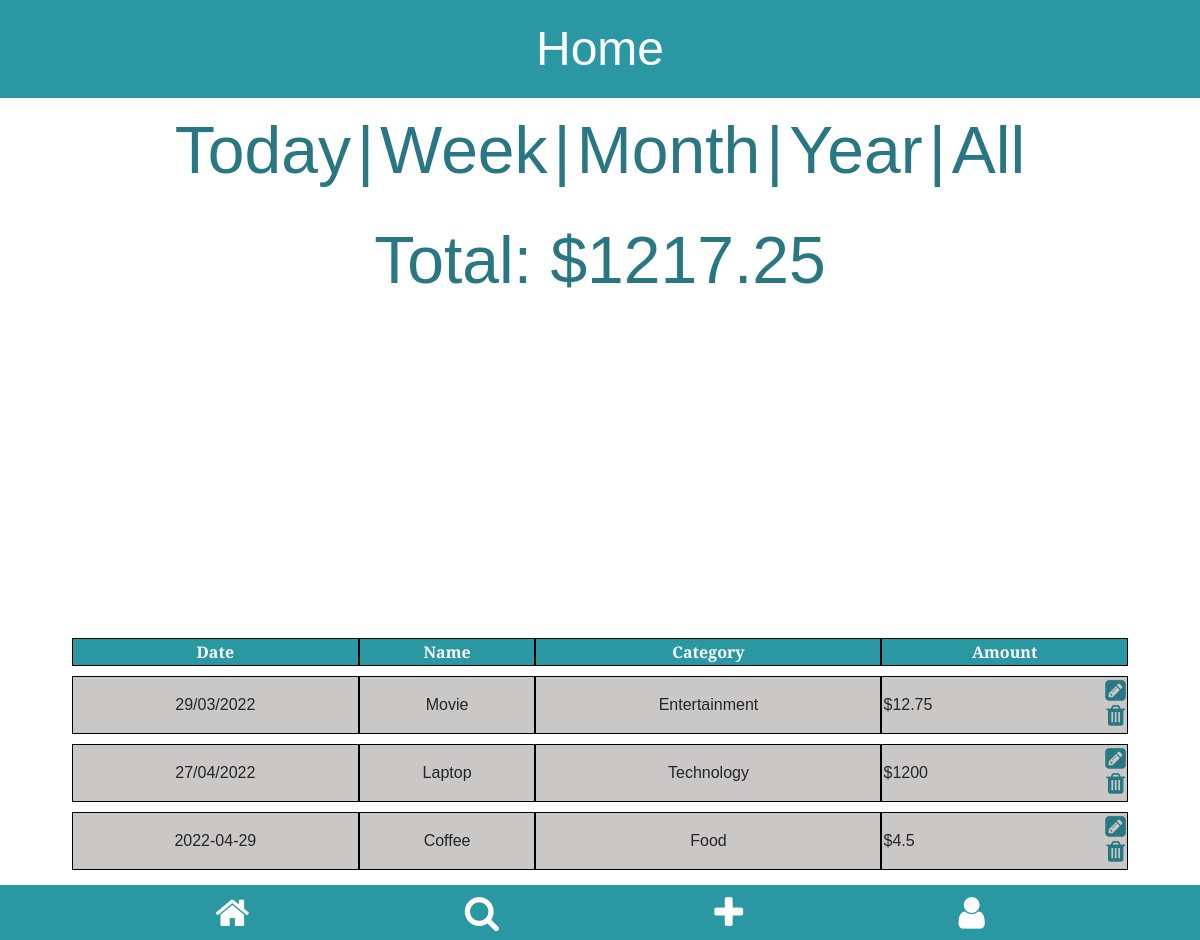
/home (signed in), run on an earlier commit of the app's database.
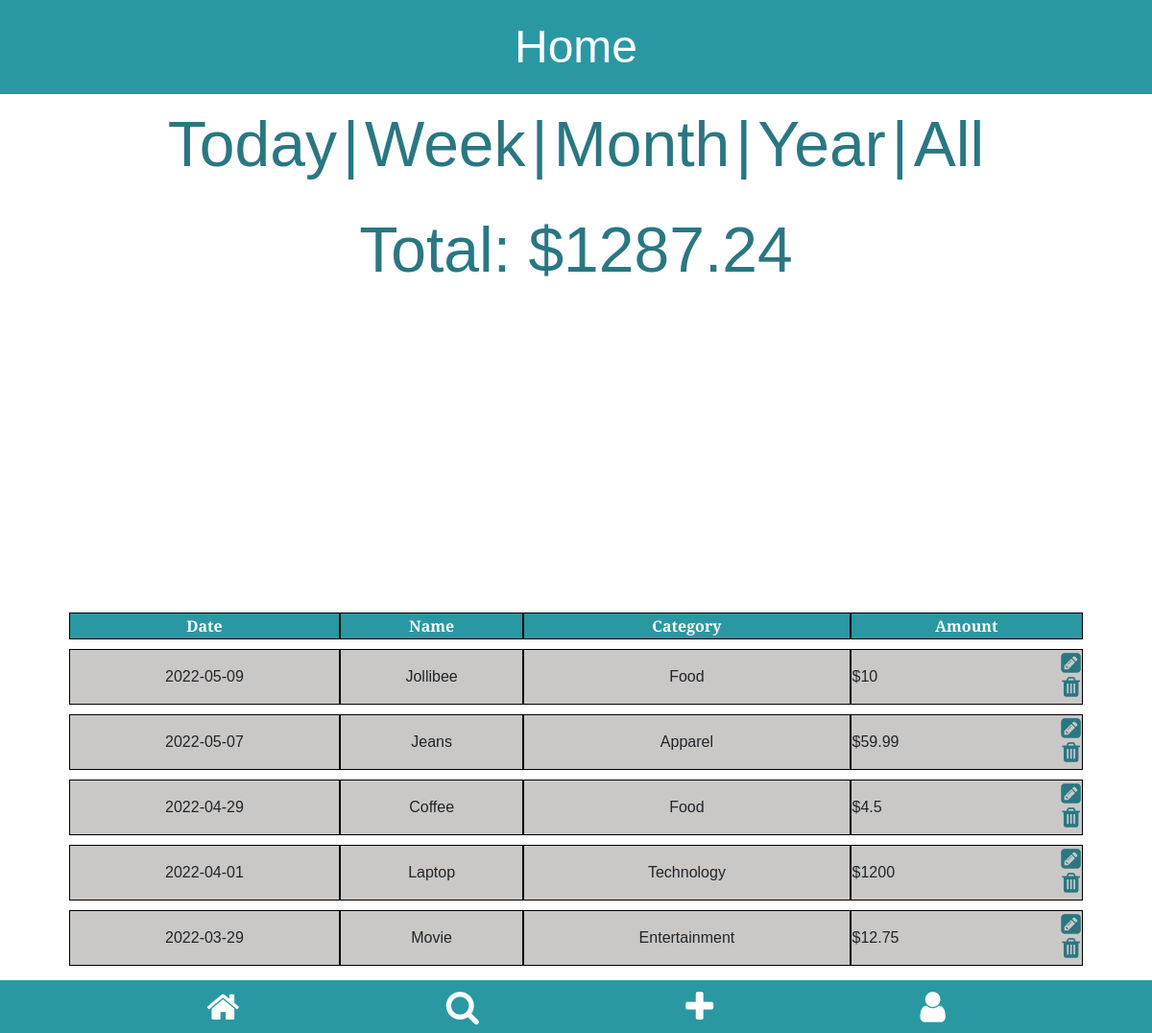
And on a later commit of the database.
### tables this page shows
CREATE TABLE expenses (
                                    id integer PRIMARY KEY,
                                    user_id integer NOT NULL,
                                    name text NOT NULL,
                                    date numeric NOT NULL,
                                    category text NOT NULL,
                                    amount numberic NOT NULL,
                                    FOREIGN KEY (user_id) REFERENCES users (id)
                                );

### app.py (the view, shortened to what this page needs)
@app.route("/home", methods=["GET", "POST"])
def homepage():
    if "uid" not in session:
        flash("You must be logged in to view this page",  category="alert-warning")
        return redirect(url_for("login"))
    try:
        conn = create_connection("database.db")
        tuple_expenses = select_expenses_by_uid(conn, session["uid"])
        pie_data = get_pie_data(conn, session["uid"], "all")
        total_expense = get_total_expenses(conn, session["uid"])
    finally:
        conn.close()
    user_expenses = sorted([data_to_dict(each_expense) for each_expense in tuple_expenses],
                           key=lambda d: d["date"], reverse=True)
    return (
        render_template(
            "home.html",
            user_expenses=user_expenses,
            total_expense=str(total_expense),
            data=pie_data,
        ),
        200,
    )

### modules/app_helper_module.py (called while the page is built)
def data_to_dict(data_tup: tuple) -> dict:
    return {
        "name": data_tup[2],
        "date": data_tup[3],
        "category": data_tup[4],
        "amount": data_tup[5],
        "eid": data_tup[0],
    }

### modules/expense_module.py (called while the page is built)
def select_expenses_by_uid(conn, uid: int) -> list:
    cur = conn.cursor()
    cur.execute("SELECT * FROM expenses WHERE user_id=?", (uid,))
    return cur.fetchall()

def get_total_expenses_by_category(conn, uid: int, category: str) -> int:
    cur = conn.cursor()
    cur.execute(
        "SELECT amount FROM expenses WHERE user_id=? AND category=?",
        (
            uid,
            category,
        ),
    )
    total = 0
    for row in cur.fetchall():
        total += row[0]
    return total

def get_total_expenses(conn, uid: int) -> int:
    cur = conn.cursor()
    cur.execute("SELECT amount FROM expenses WHERE user_id=?", (uid,))
    total = 0
    for row in cur.fetchall():
        total += row[0]
    return float("{:.2f}".format(round(total, 2)))

def get_user_categories(conn, uid: int) -> list:
    cur = conn.cursor()
    cur.execute("SELECT category FROM expenses WHERE user_id=?", (uid,))
    cat = set(cur)
    categories = []
    if cat:
        for c in cat:
            categories.append(c[0])
    return sorted(categories)

### sql_db.py (called while the page is built)
def create_connection(db_file):
    conn = None
    try:
        conn = sqlite3.connect(db_file)
        return conn
    except Error as e:
        print(e)
    return conn

### templates/home.html (shortened to what this page needs)
{% extends 'app.html' %}
{% block css_linking %}
<link href="/static/home.css" rel="stylesheet"> {% endblock %}
{% block heading1 %} Home {% endblock %}
{% block main_content %}
<section class="filter-tabs" style="font-size: 5.5vw;">
    <form action="/home/today" method="post">
        <button type="submit" class="filter-btn">Today</button>|
    </form>
    <form action="/home/week" method="post">
        <button type="submit" class="filter-btn">Week</button>|
    </form>
    <form action="/home/month" method="post">
        <button type="submit" class="filter-btn">Month</button>|
    </form>
    <form action="/home/year" method="post">
        <button type="submit" class="filter-btn">Year</button>|
    </form>
    <form action="/home" method="post">
        <button type="submit" class="filter-btn">All</button>
    </form>
</section>
<section class="total-expense" style="font-size: 5.5vw;">
    <p>Total: ${{ total_expense }}</p>
</section>
<section class="pie-chart-display">
    <div style="width: 100%; overflow: hidden;">
        <div id="piechart_3d" style="width: 100vw; height: 17rem; overflow: hidden;"></div>
    </div>
</section>
<section class="expense-cards">
    <table class="sortable" style="width: 88vw">
        {% if user_expenses|length > 0 %}
        <thead>
            <tr>
                <th>Date</th>
                <th>Name</th>
                <th>Category</th>
                <th>Amount</th>
            </tr>
        </thead>
        {% endif %}
        <tbody>
            {% for user_expense in user_expenses %}
            <tr>
                <td>
                    {{ user_expense.date }}
                </td>
                <td>
                    {{ user_expense.name }}
                </td>
                <td>
                    {{ user_expense.category }}
                </td>
                <td class="expense-amount">
                    ${{ user_expense.amount }}
                    <div class="home-icons">
                        <span id="{{ user_expense.eid }}">
                            <a href="{{ url_for('get_expense', eid=user_expense.eid) }}">
                                <i class="fa fa-pencil-square" aria-hidden="true"></i>
                            </a>
                        </span>
                        <form action="/home" method="POST">
                            <button type="submit" class="btn"><i class="fa fa-trash" aria-hidden="true"></i></button>
                        </form>
                    </div>
                </td>
            </tr>
            {% endfor %}
        </tbody>
    </table>
</section>
{% endblock %}

### templates/app.html (shortened to what this page needs)
<!DOCTYPE html>
<html lang="en">
<head>
    <link href="https://maxcdn.bootstrapcdn.com/font-awesome/4.7.0/css/font-awesome.min.css" rel="stylesheet">
    <link href="https://cdn.jsdelivr.net/npm/bootstrap@5.1.3/dist/css/bootstrap.min.css" rel="stylesheet"
>
    <link href="/static/app.css" rel="stylesheet">
    {% block css_linking %} {% endblock %}
</head>
<body>
    <header>
        <h1>{% block heading1 %} {% endblock %}</h1>
    </header>
    <main>
        {% block main_content %} {% endblock %}
    </main>
    <footer>
        <nav>
            <span class="icons" id="go-home"><a href="{{ url_for('homepage') }}"><i class="fa fa-home"
                        aria-hidden="true"></i></a></span>
            <span class="icons" id="go-search"><a href="{{ url_for('search') }}"><i class="fa fa-search"
                        aria-hidden="true"></i></a></span>
            <span class="icons" id="go-add"><a href="{{ url_for('add_page') }}"><i class="fa fa-plus"
                        aria-hidden="true"></i></a></span>
            <span class="icons" id="go-user"><a href="{{ url_for('profile') }}"><i class="fa fa-user"
                        aria-hidden="true"></i></a></span>
        </nav>
    </footer>
</body>
</html>

### static/app.css (style rules this page uses)
:root { --header-footer: #2A98A2; --header-txt: #FFFFFF; --main-font: 'Merriweather Sans', sans-serif; }
html { height: 100vh; padding: 0; margin: 0; }
body { display: flex; flex-direction: column; background-color: var(--header-txt); min-height: 100%; }
header { background-color: var(--header-footer); text-align: center; padding: 20px; position: fixed; left: 0; right: 0; top: 0; z-index: 99999; }
h1 { font-family: var(--main-font); font-size: 3rem; color: var(--header-txt); margin: 0; padding: 0; }
main { display: flex; flex-direction: column; align-items: center; justify-content: center; min-height: calc(100vh - 97.6px - 55px); margin-bottom: 60px; }
footer { position: fixed; left: 0; right: 0; bottom: 0; height: 55px; background-color: var(--header-footer); }
nav { display: flex; justify-content: space-evenly; }
a, a:visited, a:hover { color: var(--header-txt); }
.icons { color: var(--header-txt); font-size: 2.3rem; cursor: pointer; }

### static/home.css (style rules this page uses)
:root { --header-footer: #2A98A2; --content-txt: #297782; --header-txt: #FFFFFF; --main-font: 'Merriweather Sans', sans-serif; }
html, body { max-width: 100%; overflow-x: hidden; }
main { margin-top: 100px; }
.filter-tabs { display: flex; flex-direction: row; color: var(--content-txt); font-size: 1.2rem; font-family: var(--main-font); }
.filter-btn { border: none; background-color: var(--header-txt); color: var(--content-txt); }
.total-expense { font-size: 1.7rem; }
.total-expense, .no-expenses { margin-bottom: 10px; margin-top: 10px; font-family: var(--main-font); color: var(--content-txt); }
table { font-family: var(--main-font); align-self: center; border-collapse: separate; border-spacing: 0 10px; text-align: center; }
th { color: var(--header-txt); background-color: var(--header-footer); }
th, td { border: solid black 1px; }
.pie-chart-display { width: max-content; height: max-content; align-self: center; }
td { background-color: #cac8c6; }
.expense-amount { display: flex; justify-content: space-between; align-items: center; }
.home-icons { display: flex; flex-direction: column; line-height: 0; }
span, .btn { width: max-content; padding: 0; }
.fa-pencil-square, .fa-trash { font-size: 1.5rem; color: var(--content-txt); cursor: pointer; }

What changed in the data, as far as the page shows it:
added expenses: date "2022-05-09", name "Jollibee", category "Food", amount "10"
added expenses: date "2022-05-07", name "Jeans", category "Apparel", amount "59.99"
shown differently, row unchanged: expenses "Coffee": moves up the list
changed expenses "Laptop": date "27/04/2022" → "2022-04-01"; moves down the list
changed expenses "Movie": date "29/03/2022" → "2022-03-29"
Also different on the page:
{{ total_expense }}: "1217.25" → "1287.24"
